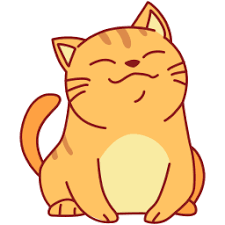
#> input picture cv_test/cat.png, 225 x 225 px
$ python cat.py
#> lines starting #> are read from the running program, lines starting #| are printed output that depends on the picture
import cv2 as cv
import numpy as np
import matplotlib.pyplot as plt

img = cv.imread('cat.png')
#> img is the input picture: shape (225, 225, 3); mean B, G, R 168.2, 210.5, 244.6
img[:, :, 1] = 0
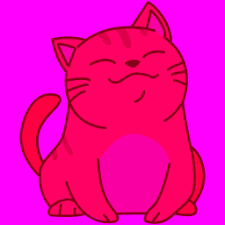
#> img: shape (225, 225, 3); mean B, G, R 168.2, 0, 244.6
""" cv.imshow('cat', img)
cv.waitKey(0) """
plt.imshow(img)
